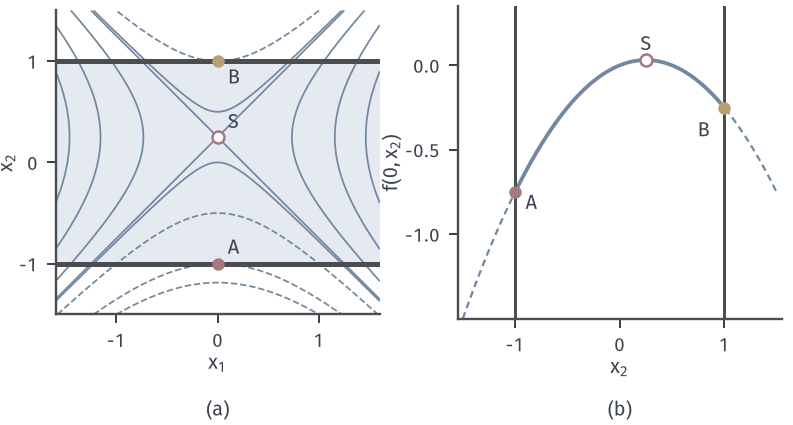

Reproduce this figure in Python.
from pathlib import Path
import sys
sys.path.insert(0, str(Path(__file__).resolve().parents[1]/"cone-common"))
from cone_fig import *
HERE = Path(__file__).resolve().parent
# Nonconvex QP: f=1/2 x1^2-1/2 x2^2+1/4 x2 on -1<=x2<=1.
f = lambda a, b: .5*a*a-.5*b*b+.25*b
fig, axes = figure(width_mm=112, height_mm=60, ncols=2)
panels(fig, .07, .985, .985, .25, .24)
a, b = axes
xl, yl = (-1.6, 1.6), (-1.5, 1.5)
a.fill([xl[0], xl[1], xl[1], xl[0]], [-1, -1, 1, 1], facecolor=BLUE_FILL, edgecolor='none', zorder=1)
X, Y = grid2(xl, yl)
a.contour(X, Y, f(X, Y), levels=[-1, -.75, -.25, 0, .03125, .3, .7, 1.1], colors=BLUE, linewidths=.7, zorder=2)
active(a, (xl[0], 1), (xl[1], 1)); active(a, (xl[0], -1), (xl[1], -1))
dot(a, (0, -1)); dot(a, (0, 1), YELLOW); hollow(a, (0, .25), RED)
setup(a, xl, yl, [-1, 0, 1], [-1, 0, 1])
a.text(.1, -.9, 'A', fontsize=8); a.text(.1, .78, 'B', fontsize=8); a.text(.1, .34, 'S', fontsize=8)
s = np.linspace(-1, 1, 200); o = np.linspace(-1.5, 1.5, 300)
b.plot(o, f(0, o), color=BLUE, lw=.9, ls=(0, (3, 2)))
b.plot(s, f(0, s), color=BLUE, lw=1.5)
for v in (-1, 1): b.axvline(v, color=EDGE, lw=1.2)
dot(b, (-1, -.75)); dot(b, (1, -.25), YELLOW); hollow(b, (.25, 1/32), RED)
setup(b, (-1.55, 1.55), (-1.5, .35), [-1, 0, 1], [-1, -.5, 0], xl='$x_2$', yl='$f(0,x_2)$', equal=False)
b.text(-.9, -.85, 'A', fontsize=8); b.text(.86, -.42, 'B', fontsize=8, ha='right'); b.text(.25, .09, 'S', fontsize=8, ha='center')
tags(fig, axes, y=.012)
save(fig, HERE, 'figure', {'A': [0, -1, -.75], 'B': [0, 1, -.25], 'S': [0, .25, 1/32]})
